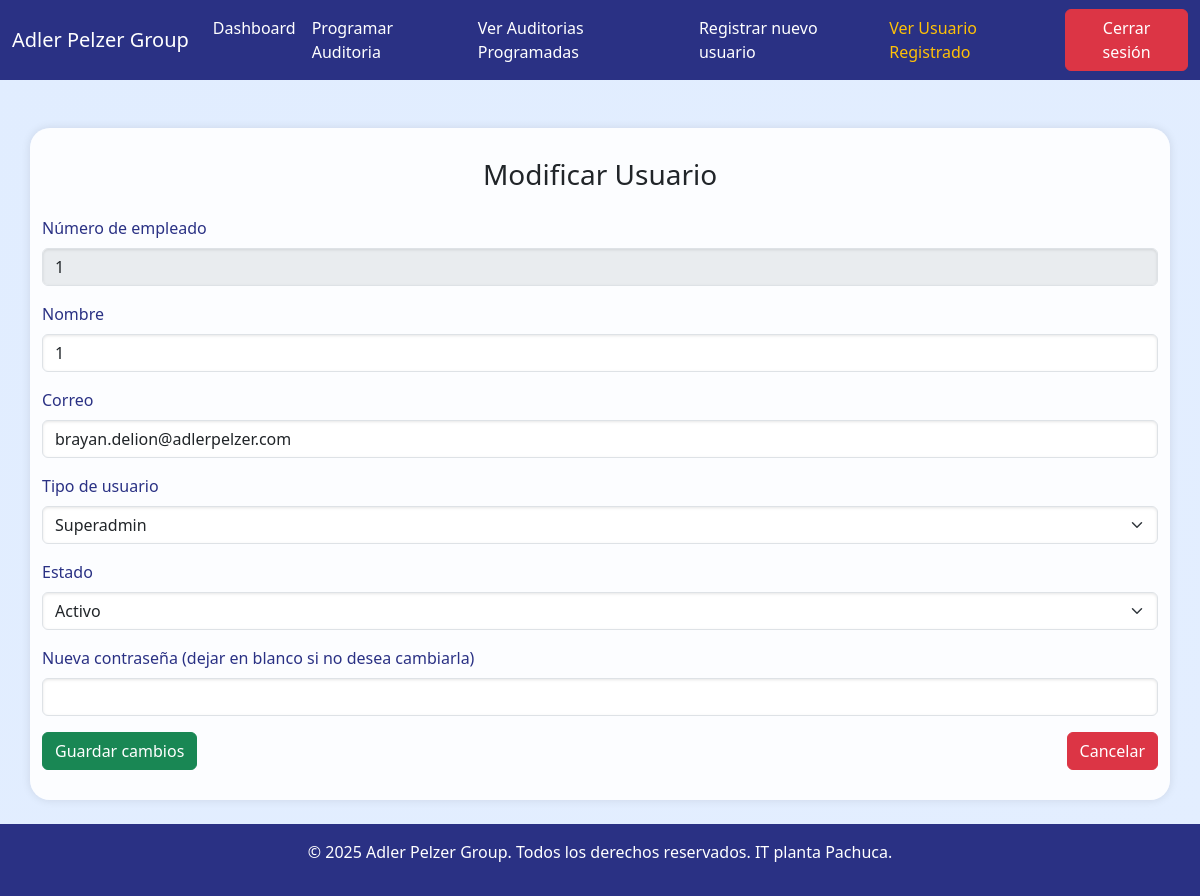
Page /Vista/modificar_usuario.php?numero_empleado=1 (signed in) on the committed database.
### tables this page shows
CREATE TABLE `empleados` (
  `numero_empleado` varchar(50) NOT NULL,
  `nombre` text DEFAULT NULL,
  `contraseña` text DEFAULT NULL,
  `tipo` enum('superadmin','admin','auditor','usuario') NOT NULL DEFAULT 'usuario',
  `correo` varchar(59) DEFAULT NULL,
  `estado` tinyint(1) DEFAULT 1
);

### Vista/modificar_usuario.php (the view, shortened to what this page needs)
<?php
$servername = "localhost";
$username = "root";
$password = "";
$database = "auditoria";
$conn = new mysqli($servername, $username, $password, $database);
$numero_empleado = $_GET['numero_empleado'];
$sql = "SELECT numero_empleado, nombre, tipo, correo, estado FROM empleados WHERE numero_empleado = ?";
$stmt = $conn->prepare($sql);
$stmt->bind_param("s", $numero_empleado);
$stmt->execute();
$result = $stmt->get_result();
$user = $result->fetch_assoc();
?>
<!DOCTYPE html>
<html lang="es">
<head>
    <link href="https://cdn.jsdelivr.net/npm/bootstrap@5.3.3/dist/css/bootstrap.min.css" rel="stylesheet">
</head>
<body>
<nav class="navbar navbar-expand-lg" style="background-color:#2A3184;">
    <div class="container-fluid">
        <a class="navbar-brand text-white" href="../index.php">Adler Pelzer Group</a>
        <div class="collapse navbar-collapse" id="navbarNav">
            <ul class="navbar-nav">
                <li class="nav-item">
                    <a class="nav-link active text-white" href="../index.php">Dashboard</a>
                </li>
                <li class="nav-item">
                    <a class="nav-link active text-white" href="programar_auditoria.php">Programar Auditoria</a>
                </li>
                <li class="nav-item">
                    <a class="nav-link active text-white" href="ver_auditorias_programadas.php">Ver Auditorias Programadas</a>
                </li>
                <li class="nav-item">
                    <a class="nav-link active text-white" href="registrar_nuevo_usuario.php">Registrar nuevo usuario</a>
                </li>
                <li class="nav-item">
                    <a class="nav-link text-warning" href="ver_usuarios_registrados.php">Ver Usuario Registrado</a>
                </li>
            </ul>
            <form action="" method="POST" class="d-flex ms-auto">
                <button type="submit" name="logout" class="btn btn-danger">Cerrar sesión</button>
            </form>
        </div>
    </div>
</nav>
<div class="container mt-5">
    <h3>Modificar Usuario</h3>
    <form method="POST" class="mt-4">
        <div class="mb-3">
            <label class="form-label">Número de empleado</label>
            <input type="text" class="form-control" value="<?php echo htmlspecialchars($user['numero_empleado']); ?>" disabled>
        </div>
        <div class="mb-3">
            <label class="form-label">Nombre</label>
            <input type="text" class="form-control" name="nombre" value="<?php echo htmlspecialchars($user['nombre']); ?>" required>
        </div>
        <div class="mb-3">
            <label class="form-label">Correo</label>
            <input type="email" class="form-control" name="correo" value="<?php echo htmlspecialchars($user['correo']); ?>" required>
        </div>
        <div class="mb-3">
            <label class="form-label">Tipo de usuario</label>
            <select class="form-select" name="tipo" required>
                <option value="superadmin" <?php echo $user['tipo'] == 'superadmin' ? 'selected' : ''; ?>>Superadmin</option>
            </select>
        </div>
        <div class="mb-3">
            <label class="form-label">Estado</label>
            <select class="form-select" name="estado" required>
                <option value="1" <?php echo $user['estado'] == 1 ? 'selected' : ''; ?>>Activo</option>
            </select>
        </div>
        <div class="mb-3">
            <label class="form-label">Nueva contraseña (dejar en blanco si no desea cambiarla)</label>
            <input type="password" class="form-control" name="contrasena">
        </div>
        <div class="d-flex justify-content-between">
            <button type="submit" class="btn btn-success btn-modern">Guardar cambios</button>
            <a href="ver_usuarios_registrados.php" class="btn btn-danger btn-modern">Cancelar</a>
        </div>
    </form>
</div>
<br><br><br><br>
<?php include('pie.php'); ?>
</body>
</html>

### Vista/modificar_usuario.php (style rules this page uses)
body { background: linear-gradient(135deg, rgb(225, 237, 255) 0%, rgb(227, 238, 255) 100%); min-height: 100vh; }
.container { padding: 30px; background: rgba(255, 255, 255, 0.9); border-radius: 20px; margin-top: 20px; box-shadow: 0 0 10px rgba(0,0,0,0.1); max-width: 600px; }
h3 { color: #2A3184; font-weight: 700; margin-bottom: 20px; text-align: center; }
.btn-modern { padding: 8px 15px; border-radius: 25px; font-weight: 500; transition: all 0.3s ease; }
.form-label { color: #2A3184; font-weight: 500; }
.form-control, .form-select { border-radius: 10px; box-shadow: inset 0 1px 3px rgba(0,0,0,0.1); }

### Vista/pie.php (style rules this page uses)
body, html { height: 100%; margin: 0; }

### rows in the picture
empleados: numero_empleado "1", nombre "1", correo "brayan.delion@adlerpelzer.com", tipo "Superadmin", estado "Activo"
